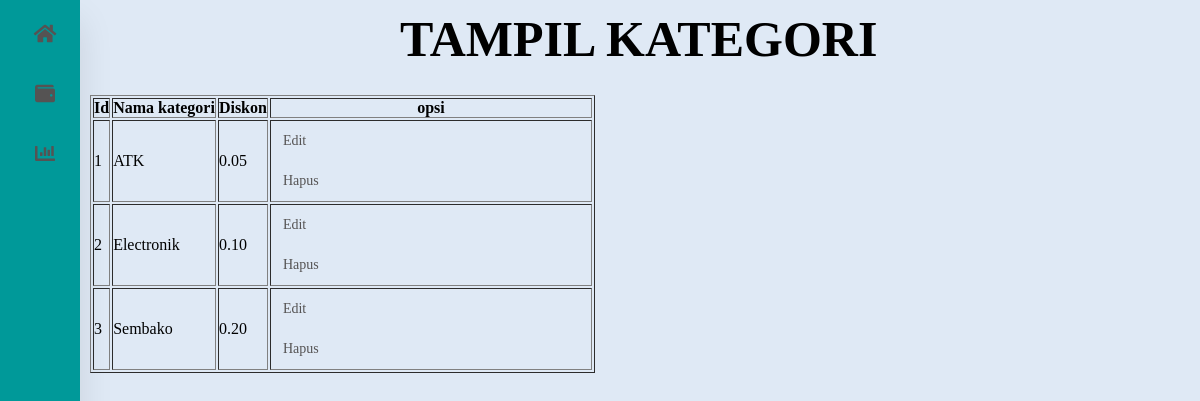
The page /tampil_kategori.php (signed in) on the database its author committed.
### tables this page shows
CREATE TABLE `kategori` (
  `id_kategori` int(11) NOT NULL,
  `nama_kategori` varchar(20) NOT NULL,
  `diskon` decimal(4,2) NOT NULL
);

### tampil_kategori.php (the view, shortened to what this page needs)
<!DOCTYPE html>
<html>
<html lang="en">
<head>
    <link rel="stylesheet" href="https://cdnjs.cloudflare.com/ajax/libs/font-awesome/5.15.4/css/all.min.css"/>
<body>
    <h2 style="position: absolute; top: 10px; left: 400px; font-size: 50px;">TAMPIL KATEGORI</h2>
</body>
</head>
<body>
    <nav>
        <ul>
            <li><a href="index.php">
                <i class="fas fa-home"></i>
            </a></li>
            <li><a href="tambah_kategori.php">
                <i class="fas fa-wallet"></i>
            </a></li>
            <li><a href="tampil_kategori.php">
                <i class="fas fa-chart-bar"></i>
            </a></li>
        </ul>
    </nav>
</body>
    <table border="1" dding: 3px; text-align: center;">
          <tr>
             <th>Id</th>
             <th>Nama kategori</th>
             <th>Diskon</th>
             <th>opsi</th>
          </tr>
          <?php
              include 'koneksi.php';
              $no = 1;
              $data = mysqli_query($koneksi,"select * from kategori");
              while($d = mysqli_fetch_array($data)){
               ?>
          <tr>
               <td><?php echo $no++; ?></td>
               <td><?php echo $d['nama_kategori']; ?></td>
               <td><?php echo $d['diskon']; ?></td>
               <td>
               <a href="edit_kategori.php?id=<?php echo $d['id_kategori']; ?>">Edit</a>
               <a href="hapus_kategori.php?id=<?php echo $d['id_kategori']; ?>">Hapus</a>
              </td>
          </tr>
          <?php
              }
              ?>
     </table>
          </body>
          </html>

### tampil_kategori.php (style rules this page uses)
* { margin: 0px; padding: 0px; outline: 0px; text-decoration: none; }
body { background: #dfe9f5; margin: 0; padding: 0; display: flex; justify-content: flex-start; align-items: flex-start; height: 97vh; }
table { margin: 95px 0 0 90px; }
nav { position: absolute; top: 0px; bottom: 0px; height: 100%; left: 0px; background: #009999; width: 80px; overflow: hidden; transition: width 0.2s linear; box-shadow: 0 20px 35px rgba(1, 0, 0, 0.1) }
a { position: relative; color: rgba(85, 83, 83); font-size: 14px; display: table; width: 300px; padding: 10px; }
.fas { position: relative; width: 70px; height: 40px; top: 14px; font-size: 20px; text-align: center; }

### rows shown on the page
kategori: nama_kategori "ATK", diskon "0.05"
kategori: nama_kategori "Electronik", diskon "0.10"
kategori: nama_kategori "Sembako", diskon "0.20"
